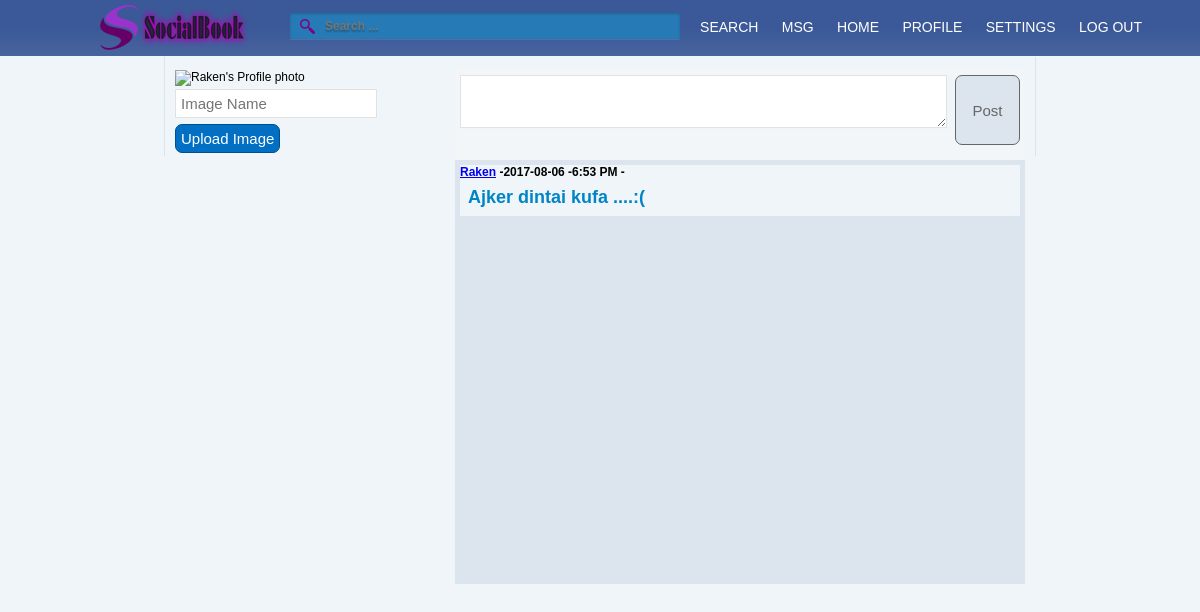
/profile.php?u=Raken (signed in), run on the app's committed database.
### tables this page shows
CREATE TABLE `posts` (
  `id` int(11) NOT NULL,
  `body` text,
  `date_added` date DEFAULT NULL,
  `added_by` varchar(50) DEFAULT NULL,
  `user_posted_to` varchar(50) DEFAULT NULL,
  `time_added` time DEFAULT NULL
);

### profile.php (the view, shortened to what this page needs)
<?php include ("./inc/header.inc.php");
?>
<?php
if (isset($_GET['u'])) {
	$username = ($_GET['u']);
	if (ctype_alnum($username)) {
		$check = mysqli_query($conn, "SELECT username, first_name FROM users WHERE username='$username'");
		if (mysqli_num_rows($check)===1) {
			$get = mysqli_fetch_assoc($check);
			$username = $get['username'];
		}
		else
		{
		echo "<meta http-equiv=\"refresh\" content=\"0; url=http://localhost/SdSocialBook/index.php\">";
		exit();
		}
	}
}
?>
<div class="postForm" style=" float: right; width: 560px; height: 80px; background-color: #F3F6F9; padding: 5px;">
	<form action="profile.php" method="post">
		<textarea id="post" name="post" rows="3" cols="79"></textarea>
		<input type="submit" name="send" value="Post" style="background-color: #DCE5EE; float: right; border: 1px solid #666; color:#666;height:70px; width: 65px;margin-top: 0px;" />
	</form>
</div>
<div class="profilePosts" style=" float: right; width: 560px; height: 414px; background-color: #DCE5EE; padding: 5px;">
	<?php
		$sql = "SELECT * FROM posts WHERE added_by='$username' order by id DESC";
       	$result=mysqli_query($conn,$sql);
		while($row=mysqli_fetch_assoc($result)){
			$body = $row['body'];
			$date_added = $row['date_added'];
			$added_by = $row['added_by'];
			$time_added = $row['time_added'];
            $time_added2 =date("g:i A", strtotime($time_added));
			echo "<div class='posted_by' style='font-weight: 800; color: #000;'><a href='http://localhost/SdSocialBook/profile.php?u=$username'>$added_by</a> -$date_added -$time_added2 -</div><h2>$body</h2><br />";
		}
	?>
</div>
<img src="img/<?php
	$sql="SELECT image FROM users WHERE username='$username'";
	$result=mysqli_query($conn,$sql);
	if($row=mysqli_fetch_assoc($result)){
		$im=$row['image'];
		echo "$im";
	}
 ?>" height="250" width="200" alt="<?php echo $username; ?>'s Profile photo" title="<?php echo $username; ?>'s Profile"/>
<br />
<form method="post" action="#">
	<input type="text" name="imagePath" id="noneText" style="	background-color: #FFFFFF;border: 1px solid #E2E2E2;font-size: 15px;padding: 5px;width: 190px;margin-bottom: 3px;margin-top: 3px;outline: none;" placeholder="Image Name"><br />
	<input type="submit" name="imageUpload" value="Upload Image">
</form>

### style/style.css (style rules this page uses)
* { margin:0px; padding: 0px; font-family: Arial, Helvetica , Sans-serif; font-size: 12px; background-color: #eff5f9; }
h2 { font-family: Arial, Helvetica, Sans-serif; font-size: 18px; padding: 8px; color: #0084c6; }
input[type="text"] { background-color: #FFFFFF; border: 1px solid #E2E2E2; font-size: 15px; padding: 5px; width: 300px; margin-bottom: 3px; margin-top: 3px; outline: none; }
input[type="submit"] { background-color: #006FC4; border: 1px solid #00508D; font-size: 15px; color: #FFFFFF; padding: 5px; margin-bottom: 3px; margin-top: 3px; border-radius: 7px; }
#post { width: 485px; margin-left: 0px; background-color: #FFFFFF; border: 1px solid #E2E2E2; font-size: 15px; outline: none; }

### data on the page
posts: added_by "Raken", date_added "2017-08-06", time_added "6:53 PM", body "Ajker dintai kufa ....:("
